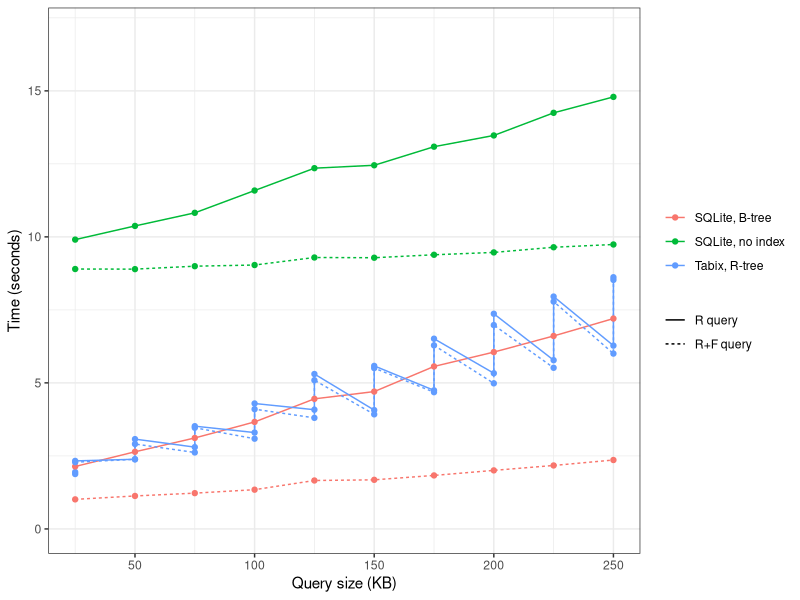

Write the R code that produced this figure.
#!/usr/bin/env Rscript

library('ggplot2')

m <- read.table('benchmark_25_10_snaptron_only.tsv', header=T, sep='\t')
m$Tabix <- grepl('Tabix', m$Query.Type)
m$Constrained <- factor(grepl('Constraint', m$Query.Type), labels=c('R query', 'R+F query'))
m$NoIndex <- grepl('NoIndex', m$Query.Type)
m$Type <- ifelse(m$Tabix, 'Tabix, R-tree', ifelse(m$NoIndex, 'SQLite, no index', 'SQLite, B-tree'))

pdf(file="benchmark_fig.pdf", height=4, width=5.5)
ggplot(m, aes(x=Query.Size, y=Query.Time, color=Type, linetype=Constrained)) + labs(x='Query size (KB)', y='Time (seconds)') + geom_line() + geom_point() + theme_bw() + theme(legend.title=element_blank()) + scale_y_continuous(limits=c(0, 17))
dev.off()
